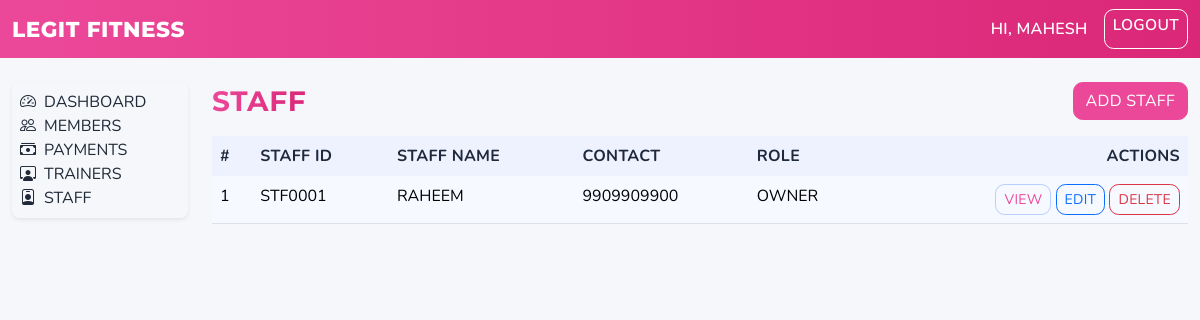
/staff/ (signed in), run on an earlier commit of the app's database.
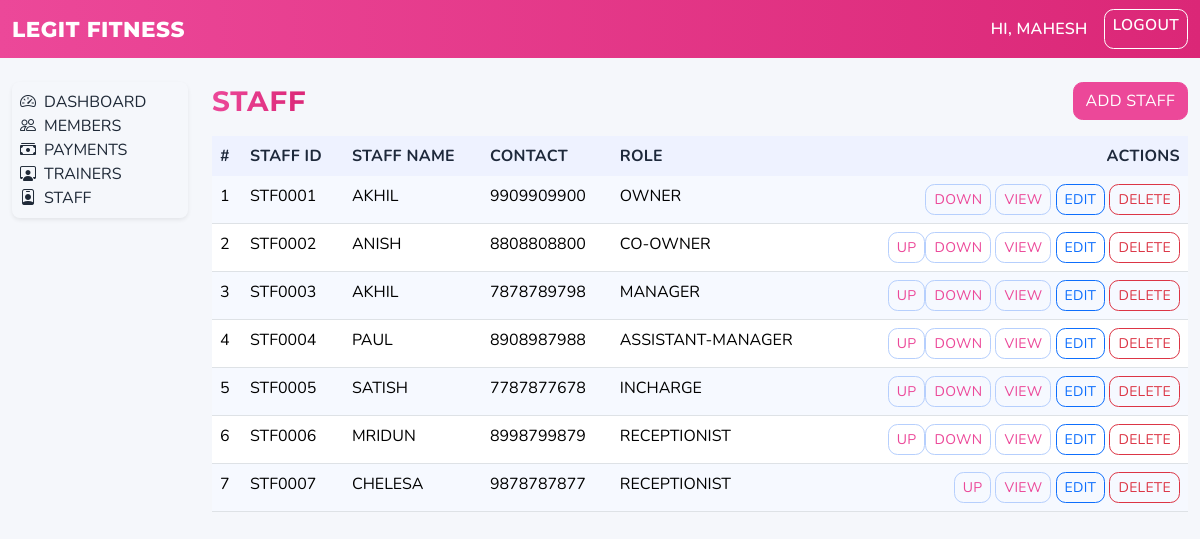
And on a later commit of the database.
### staff/models.py (models this page shows, shortened)
class Staff(models.Model):
    staff_id = models.CharField(max_length=20, null=True, blank=True)
    name = models.CharField(max_length=150)
    contact = models.CharField(max_length=20, blank=True)
    role = models.CharField(max_length=50)
    position = models.PositiveIntegerField(default=0, db_index=True)
    class Meta:
        ordering = ["position", "name"]
        constraints = [
            models.UniqueConstraint(
                fields=["staff_id"],
                name="unique_staff_id_when_set",
                condition=Q(staff_id__isnull=False) & ~Q(staff_id=""),
            )
        ]

### staff/views.py (the view)
# urls.py: path("", StaffListView.as_view(), name="list"),
class StaffListView(LoginRequiredMixin, ListView):
    model = Staff
    context_object_name = "staff"
    template_name = "staff/list.html"

### templates/staff/list.html (shortened to what this page needs)
{% extends 'base.html' %}
{% block body_class %}theme-staff{% endblock %}
{% block content %}
  <div class="d-flex justify-content-between align-items-center mb-3">
    <h3 class="mb-0 text-uppercase page-title">Staff</h3>
    <a href="{% url 'staff:create' %}" class="btn btn-primary">Add Staff</a>
  </div>
  <div class="table-responsive">
    <table class="table table-striped text-uppercase">
      <thead>
        <tr>
          <th>#</th>
          <th>Staff ID</th>
          <th>Staff Name</th>
          <th>Contact</th>
          <th>Role</th>
          <th class="text-end">Actions</th>
        </tr>
      </thead>
      <tbody>
        {% for s in staff %}
        <tr>
          <td>{{ forloop.counter }}</td>
          <td>{{ s.staff_id }}</td>
          <td>{{ s.name }}</td>
          <td>{{ s.contact }}</td>
          <td>{{ s.role }}</td>
          <td class="text-end">
            <div class="btn-group" role="group" aria-label="Reorder">
              {% if not forloop.first %}
              <form action="{% url 'staff:move_up' s.pk %}" method="post" class="d-inline">
                <button type="submit" class="btn btn-sm btn-outline-secondary">Up</button>
              </form>
              {% endif %}
              {% if not forloop.last %}
              <form action="{% url 'staff:move_down' s.pk %}" method="post" class="d-inline">
                <button type="submit" class="btn btn-sm btn-outline-secondary">Down</button>
              </form>
              {% endif %}
            </div>
            <a class="btn btn-sm btn-outline-secondary" href="{% url 'staff:detail' s.pk %}">View</a>
            <a class="btn btn-sm btn-outline-primary" href="{% url 'staff:edit' s.pk %}">Edit</a>
            <a class="btn btn-sm btn-outline-danger" href="{% url 'staff:delete' s.pk %}">Delete</a>
          </td>
        </tr>
        {% empty %}
        <tr>
          <td colspan="6" class="text-center">No staff yet.</td>
        </tr>
        {% endfor %}
      </tbody>
    </table>
  </div>
{% endblock %}

What changed in the data, as far as the page shows it:
changed Staff "STF0001": name "RAHEEM" → "AKHIL"; now shows "DOWN"
added Staff: staff_id "STF0002", name "ANISH", contact "8808808800", role "CO-OWNER", shows "UP", shows "DOWN"
added Staff: staff_id "STF0003", name "AKHIL", contact "7878789798", role "MANAGER", shows "UP", shows "DOWN"
added Staff: staff_id "STF0004", name "PAUL", contact "8908987988", role "ASSISTANT-MANAGER", shows "UP", shows "DOWN"
added Staff: staff_id "STF0005", name "SATISH", contact "7787877678", role "INCHARGE", shows "UP", shows "DOWN"
added Staff: staff_id "STF0006", name "MRIDUN", contact "8998799879", role "RECEPTIONIST", shows "UP", shows "DOWN"
added Staff: staff_id "STF0007", name "CHELESA", contact "9878787877", role "RECEPTIONIST", shows "UP"
